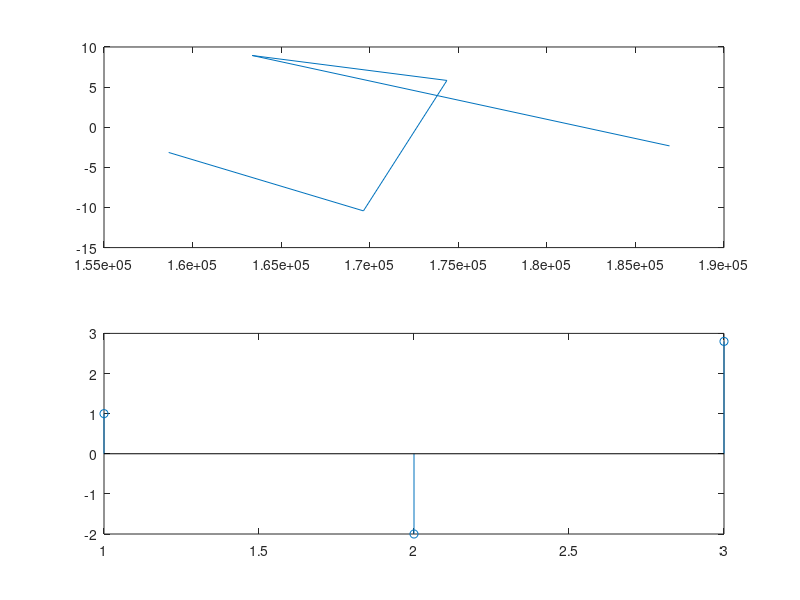

MATLAB code for this plot: (Note: this script raises an error after producing the figure.)
hn = [1,-1,0.9];

a = [1,-1,0.9];
b = 1;
[h,w] = freqz(a,b,'whole');
fs = 1000;

%plotting freq response of the filter
figure(1);
subplot(2,1,1)
plot((w*fs)/2*pi,20*log10(abs(h)))

%plotting impulse response in the time domain
n = 1:length(hn);
yn = filter(a,b,hn);
figure(1)
subplot(2,1,2)
stem(n,yn);

freq = [100,500,1000,1500,1800];

fs = 8000;
ts = 1/fs;
t = ts:ts:1;
n = 1:500;

for i = 1:length(freq)

    xn = cos(2*pi*freq(i)*n*ts);
    %adding noise
    xn = xn+0.25*(-1+2*rand(size(xn)));
    
    xn = overlapsave(xn,hn,200);
    n = 1:length(xn);

    figure(2)
    subplot(5,2,2*i-1)
    plot(n,xn);
    
    yn = filter(a,b,xn);
    figure(2)
    subplot(5,2,2*i)
    plot(n,yn);

end
